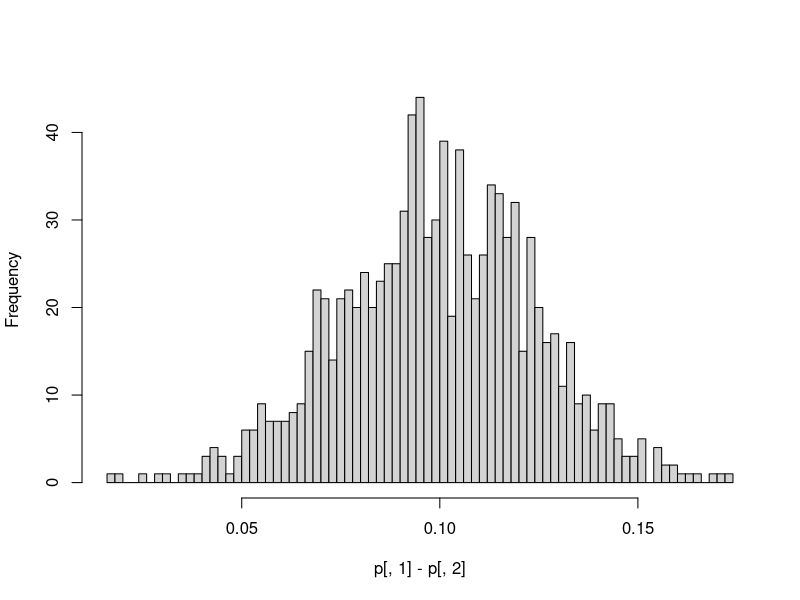

Here is the R script that generated this plot:
## ---- chunk 1
knitr::opts_chunk$set(echo = TRUE)
## ---- chunk 2
require(LearnBayes)
n <- c(728, 584, 138)
p <- rdirichlet(1000, n)
## ---- chunk 3
hist(p[,1] - p[,2], main="", breaks=100)
